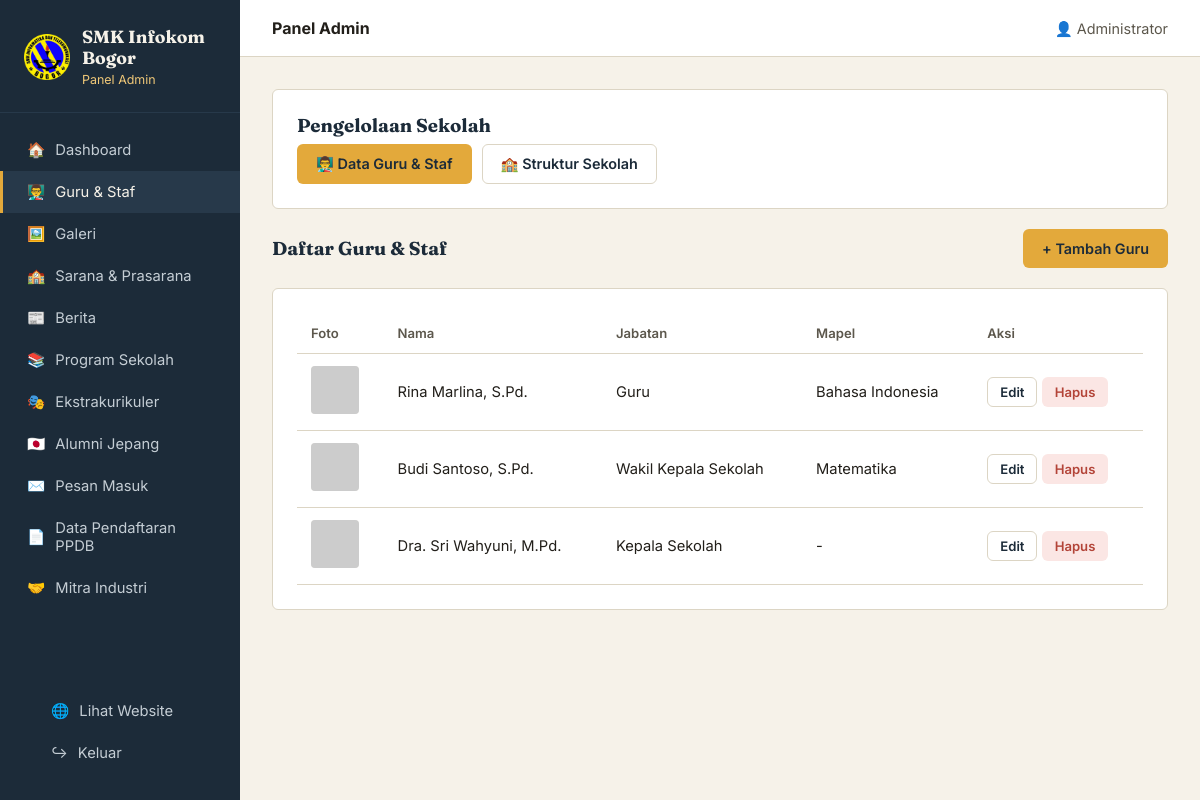
/admin/guru.php (signed in), run on the app's committed database.
### tables this page shows
CREATE TABLE guru (
    id INT AUTO_INCREMENT PRIMARY KEY,
    nama VARCHAR(100) NOT NULL,
    nip VARCHAR(50) DEFAULT NULL,
    jabatan VARCHAR(100) NOT NULL,
    mata_pelajaran VARCHAR(100) DEFAULT NULL,
    foto VARCHAR(255) DEFAULT NULL,
    dibuat_pada TIMESTAMP DEFAULT CURRENT_TIMESTAMP
);

### admin/guru.php (the view, shortened to what this page needs)
<?php
require_once __DIR__ . '/auth.php';
$daftarGuru = $koneksi->query("SELECT * FROM guru ORDER BY id DESC")->fetchAll();
require_once __DIR__ . '/includes/layout_atas.php';
?>
<div class="kartu-panel" style="margin-bottom:20px;">
    <h3 style="margin-top:0;">Pengelolaan Sekolah</h3>
    <div style="display:flex; gap:10px; flex-wrap:wrap;">
        <a
            href="<?= BASE_URL ?>/admin/guru.php"
            class="tombol"
        >
            👨‍🏫 Data Guru &amp; Staf
        </a>
        <a
            href="<?= BASE_URL ?>/admin/struktur-sekolah.php"
            class="tombol tombol-garis"
        >
            🏫 Struktur Sekolah
        </a>
    </div>
</div>
<div class="baris-header-panel">
    <h3 style="margin:0;">Daftar Guru &amp; Staf</h3>
    <a href="<?= BASE_URL ?>/admin/guru_tambah.php" class="tombol">
        + Tambah Guru
    </a>
</div>
<div class="kartu-panel">
  <?php if ($daftarGuru): ?>
  <table class="tabel-admin">
    <thead><tr><th>Foto</th><th>Nama</th><th>Jabatan</th><th>Mapel</th><th>Aksi</th></tr></thead>
    <tbody>
      <?php foreach ($daftarGuru as $g): ?>
      <tr>
        <td><img class="mini-foto" src="<?= $g['foto'] ? '../uploads/guru/'.htmlspecialchars($g['foto']) : 'https://placehold.co/48x48/EDE6D6/1C2B39?text='.urlencode(mb_substr($g['nama'],0,1)) ?>" alt=""></td>
        <td><?= htmlspecialchars($g['nama']) ?></td>
        <td><?= htmlspecialchars($g['jabatan']) ?></td>
        <td><?= htmlspecialchars($g['mata_pelajaran'] ?: '-') ?></td>
        <td>
          <a class="tombol tombol-garis tombol-kecil" href="guru_edit.php?id=<?= $g['id'] ?>">Edit</a>
          <a class="tombol tombol-bahaya tombol-kecil konfirmasi-hapus" href="guru_hapus.php?id=<?= $g['id'] ?>">Hapus</a>
        </td>
      </tr>
      <?php endforeach; ?>
    </tbody>
  </table>
  <?php else: ?>
    <p style="color:var(--teks-muda);">Belum ada data guru. Klik "Tambah Guru" untuk menambahkan.</p>
  <?php endif; ?>
</div>
<?php require_once __DIR__ . '/includes/layout_bawah.php'; ?>

### admin/assets/css/admin.css (style rules this page uses)
:root { --kertas: #F6F2E9; --papan: #1C2B39; --papan-terang: #27394A; --kapur: #E3A93B; --kapur-terang: #F0C878; --teks: #221F1A; --teks-muda: #5C574C; --garis: #DCD5C4; --putih: #FFFFFF; --merah: #B34438; --hijau: #2E7D4F; --font-judul: "Fraunces", Georgia, serif; --font-teks: "Inter", -apple-system, BlinkMacSystemFont, sans-serif; --radius: 6px; }
* { box-sizing: border-box; }
body { margin: 0; background: var(--kertas); font-family: var(--font-teks); color: var(--teks); }
h1, h2, h3 { font-family: var(--font-judul); color: var(--papan); margin: 0 0 0.4em; }
a { text-decoration: none; color: inherit; }
.kartu-panel { background: var(--putih); border: 1px solid var(--garis); border-radius: var(--radius); padding: 24px; margin-bottom: 24px; }
table.tabel-admin { width: 100%; border-collapse: collapse; font-size: 0.92rem; }
table.tabel-admin th, table.tabel-admin td { text-align: left; padding: 12px 14px; border-bottom: 1px solid var(--garis); vertical-align: middle; }
table.tabel-admin th { color: var(--teks-muda); font-weight: 600; font-size: 0.82rem; text-transform: none; }
table.tabel-admin img.mini-foto { width: 48px; height: 48px; object-fit: cover; border-radius: 4px; background: var(--kertas); }
.tombol { display: inline-flex; align-items: center; gap: 6px; padding: 10px 18px; border-radius: var(--radius); font-size: 0.9rem; font-weight: 600; border: 1px solid transparent; cursor: pointer; background: var(--kapur); color: var(--papan); }
.tombol-kecil { padding: 6px 12px; font-size: 0.82rem; }
.tombol-bahaya { background: #FBE6E4; color: var(--merah); }
.tombol-garis { background: transparent; border-color: var(--garis); color: var(--papan); }
.baris-header-panel { display: flex; justify-content: space-between; align-items: center; margin-bottom: 20px; flex-wrap: wrap; gap: 12px; }

### data on the page
guru: nama "Rina Marlina, S.Pd.", jabatan "Guru", mata_pelajaran "Bahasa Indonesia"
guru: nama "Budi Santoso, S.Pd.", jabatan "Wakil Kepala Sekolah", mata_pelajaran "Matematika"
guru: nama "Dra. Sri Wahyuni, M.Pd.", jabatan "Kepala Sekolah", mata_pelajaran "-"

### other printed values
$namaAdmin "Administrator"
